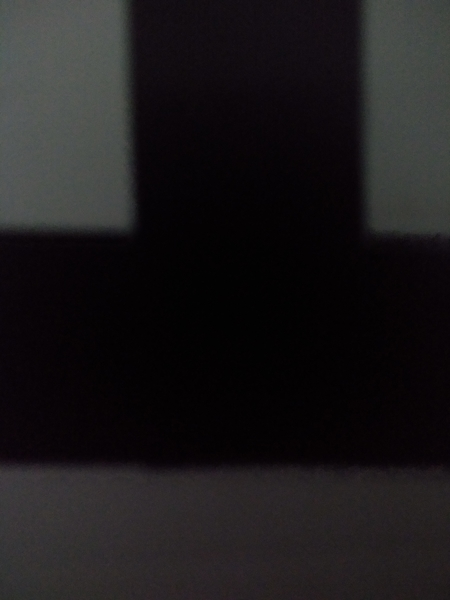
#> input picture black.jpg, 450 x 600 px
$ python -i blackConditionDetect.py   (imports and definitions only)
#> lines starting #> are read from the running program, lines starting #| are printed output that depends on the picture; after the words box and inside, x2 and y2 are one past the last pixel; in counts of white or black regions, pixels touching at a corner belong together
#> further down, picture is the input picture: shape (600, 450, 3); mean B, G, R 27.2, 25.8, 28.1
import cv2
import numpy as np

WIDTH = 600
HEIGHT = 400
#lower threshold for black
lower_black=np.array([0, 0, 0])
#upper threshold for black
upper_black=np.array([180, 255, 30])

def isBlackCondition(pointCount):
    print(pointCount)
    return (pointCount > 15000)

def validationMask(array):
    response = False

    average = np.mean(array, axis=0)

    for value in average:

        if (type(value).__name__ == 'ndarray'):
            value = np.mean(value, axis=0)

        if (value > 0.5):
            response = True

    return response

def detectBlack(img):

    imgCuted = img[0:WIDTH, HEIGHT:WIDTH]
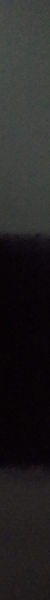
#> imgCuted: shape (600, 50, 3); mean B, G, R 35.5, 35.4, 36.7
    cv2.imshow("imgCuted", imgCuted)

    gray = cv2.cvtColor(imgCuted, cv2.COLOR_BGR2HSV)
#> gray: shape (600, 50, 3); mean H, S, V 107.5, 67.1, 38.2
    cv2.imshow("cvtColor", gray)

    mask = cv2.inRange(gray, lower_black, upper_black)
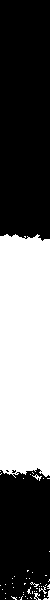
#> mask: shape (600, 50); 40% white; 49 white regions (44 under 20 px), largest, box (x1, y1, x2, y2) and area: (0, 234, 50, 478) 11795, (43, 590, 50, 600) 27, (32, 474, 42, 481) 24, (34, 593, 41, 600) 23, (39, 586, 47, 594) 22
    # cv2.imshow("mask", mask)

    if (validationMask(mask) == False):
#> in validationMask, `average = np.mean(array, axis=0)`: average = 50 values, max 108.8 at index 49, min 99.45 at index 26, mean 102
#> the loop in validationMask, `for value in average: ` made 50 passes
#> value on passes 1 to 12: 100.7, 99.88, 100.3, 100.7, 101.6, 102.4, 101.2, 101.2, 101.2, 101.6, 101.2, 101.2
        return

    ## slice the black
    imask = mask>0
    black = np.zeros_like(imgCuted, np.uint8)
    black[imask] = imgCuted[imask]
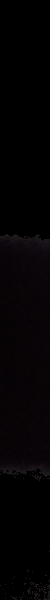
#> black: shape (600, 50, 3); mean B, G, R 3.4, 2.1, 4

    if (validationMask(black) == False):
#> in validationMask (call 2), `average = np.mean(array, axis=0)`: average = 50 rows, first 8: [2.48, 1.79, 3.41], [2.44, 1.74, 3.34], [2.56, 1.65, 3.33], [2.66, 1.72, 3.4], [2.78, 1.82, 3.4], [2.88, 1.93, 3.52], [2.91, 1.78, 3.42], [2.86, 1.74, 3.38]
#> the loop in validationMask (call 2), `for value in average: ` made 50 passes
#> value on passes 1 to 12: 2.56, 2.51, 2.51, 2.59, 2.67, 2.78, 2.7, 2.66, 2.72, 2.77, 2.83, 2.81
        return

    cv2.imshow("black detect test", black)

    kernel = np.ones((5,5), np.uint8)
    opening = cv2.morphologyEx(black, cv2.MORPH_CLOSE, kernel)
    cv2.imshow("morphologyEx", opening)

    points = cv2.findNonZero(mask)
#> points = contour of 12001 points, box (x1, y1, x2, y2) (0, 234, 50, 600), area 819

    if (isBlackCondition(points.__len__())):
        return -255

    return None

>>> import cv2
>>> picture = cv2.imread('black.jpg')
>>> result = detectBlack(picture)

$ run again, on fullBlach.jpg
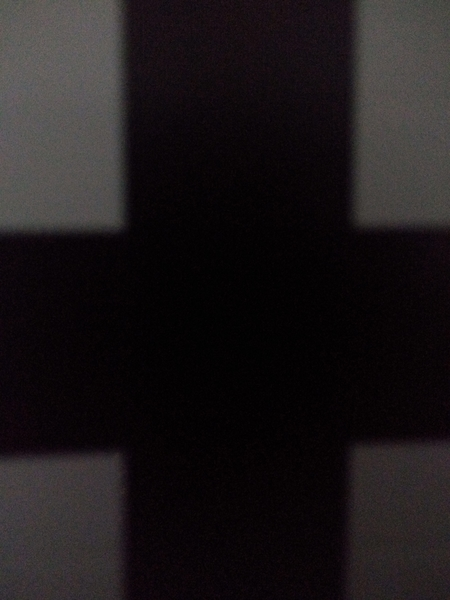
#> input picture fullBlach.jpg, 450 x 600 px
#> picture is the input picture: shape (600, 450, 3); mean B, G, R 25.8, 24.3, 28.7
#> gray: shape (600, 50, 3); mean H, S, V 95.3, 65.6, 44.5
#> in detectBlack, `mask = cv2.inRange(gray, lower_black, upper_black)`:
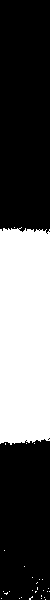
#> mask: shape (600, 50); 35.5% white; 29 white regions (28 under 20 px), largest, box (x1, y1, x2, y2) and area: (0, 227, 50, 445) 10616
#> average = 50 values, max 92.22 at index 11, min 88.83 at index 44, mean 90.63
#> the loop in validationMask, `for value in average: ` made 50 passes
#> value on passes 1 to 8: 91.38, 91.38, 90.1, 91.8, 91.8, 91.8, 91.38, 90.95
#> in detectBlack, `black[imask] = imgCuted[imask]`:
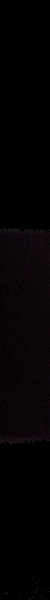
#> black: shape (600, 50, 3); mean B, G, R 3.1, 2, 4
#> average = 50 rows, first 8: [2.4, 1.7, 3.31], [2.45, 1.76, 3.38], [2.51, 1.75, 3.36], [2.59, 1.8, 3.45], [2.51, 1.77, 3.33], [2.45, 1.73, 3.3], [2.72, 1.79, 3.48], [2.74, 1.83, 3.5]
#> the loop in validationMask (call 2), `for value in average: ` made 50 passes
#> value on passes 1 to 8: 2.47, 2.53, 2.54, 2.61, 2.54, 2.5, 2.66, 2.69
#> points = contour of 10662 points, box (x1, y1, x2, y2) (0, 227, 50, 600), area 3662

$ run again, on green.jpg
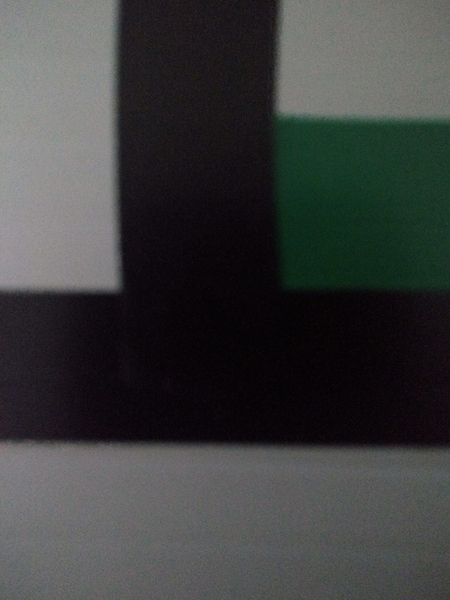
#> input picture green.jpg, 450 x 600 px
#> picture is the input picture: shape (600, 450, 3); mean B, G, R 62.4, 62.9, 61.3
#> gray: shape (600, 50, 3); mean H, S, V 84.3, 70.2, 62.6
#> in detectBlack, `mask = cv2.inRange(gray, lower_black, upper_black)`:
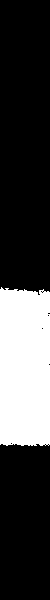
#> mask: shape (600, 50); 25.8% white; 1 white region, box (x1, y1, x2, y2) and area: (0, 287, 50, 446) 7736
#> average = 50 values, max 67.15 at index 6, min 63.33 at index 38, mean 65.76
#> the loop in validationMask, `for value in average: ` made 50 passes
#> value on passes 1 to 8: 66.3, 66.72, 66.3, 66.3, 65.88, 66.3, 67.15, 67.15
#> in detectBlack, `black[imask] = imgCuted[imask]`:
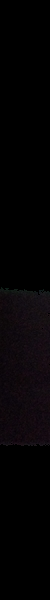
#> black: shape (600, 50, 3); mean B, G, R 4.1, 2.9, 4.6
#> average = 50 rows, first 8: [3.23, 2.33, 3.76], [3.2, 2.37, 3.73], [3.16, 2.17, 3.6], [3.16, 2.14, 3.57], [3.33, 2.28, 3.71], [3.52, 2.5, 3.87], [3.69, 2.53, 4], [3.54, 2.39, 3.84]
#> the loop in validationMask (call 2), `for value in average: ` made 50 passes
#> value on passes 1 to 8: 3.1, 3.1, 2.98, 2.96, 3.11, 3.3, 3.41, 3.26
#> points = contour of 7736 points, box (x1, y1, x2, y2) (0, 287, 50, 446), area 49
